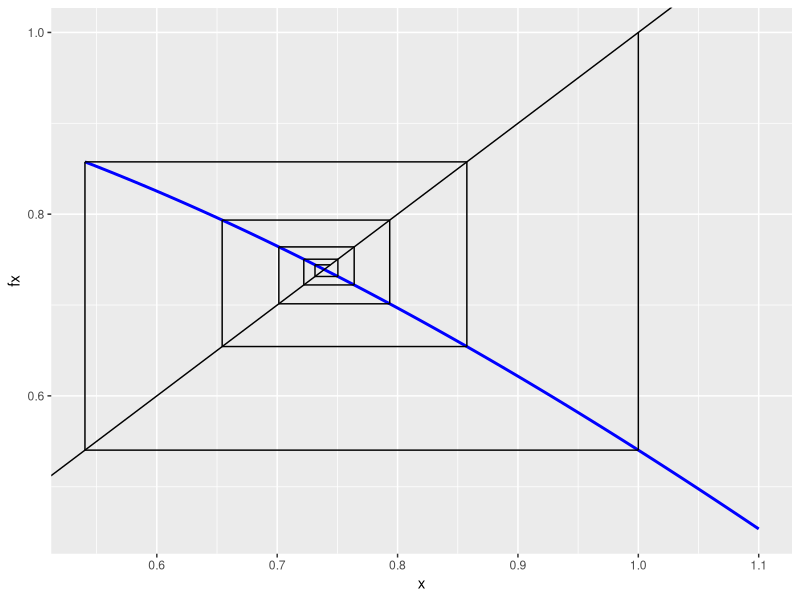
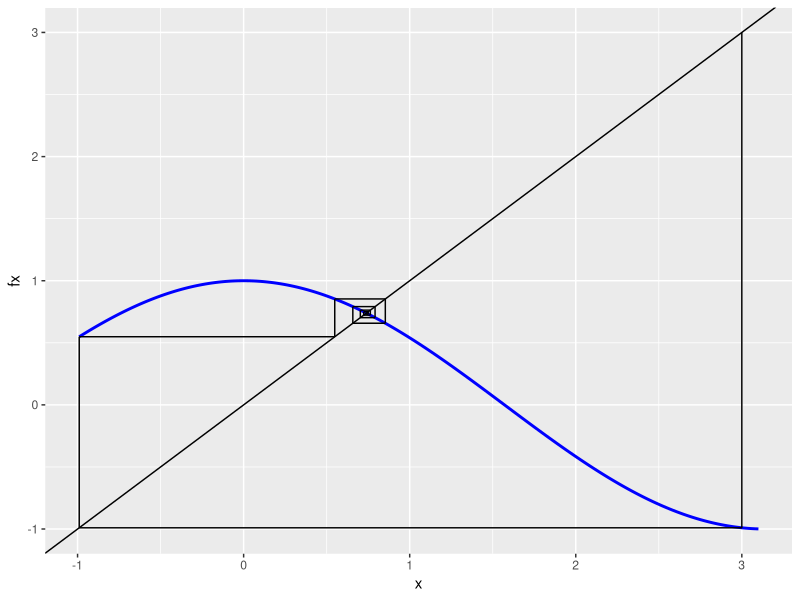
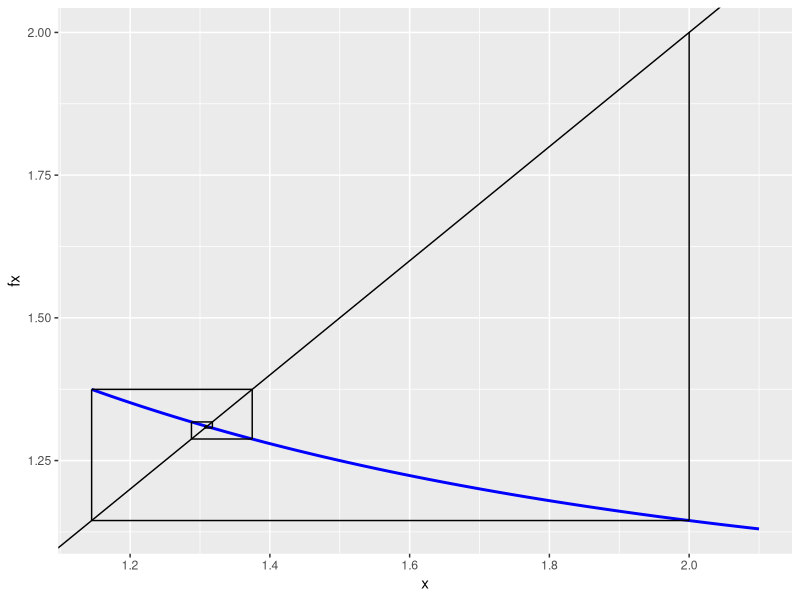
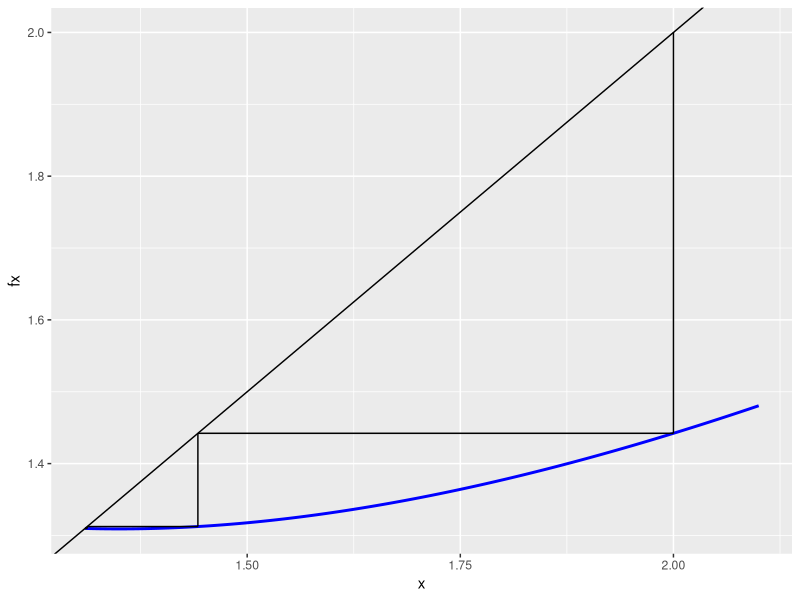
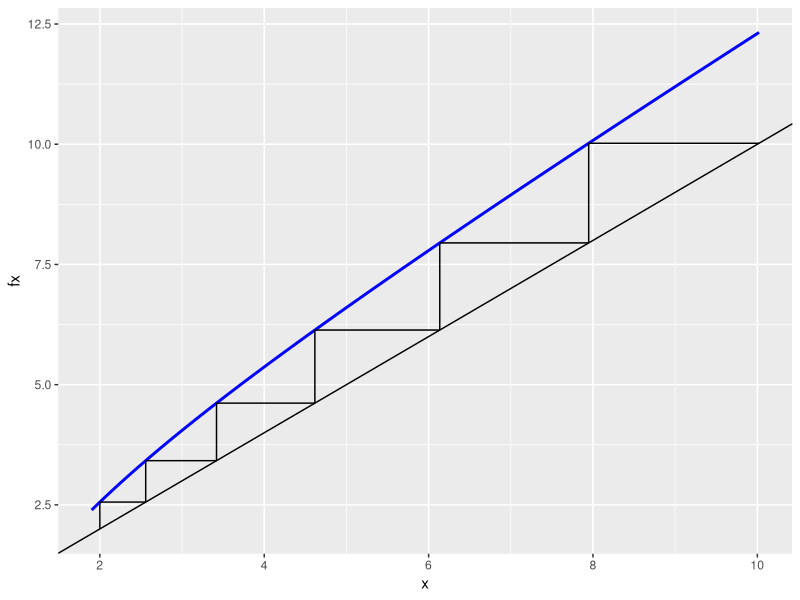
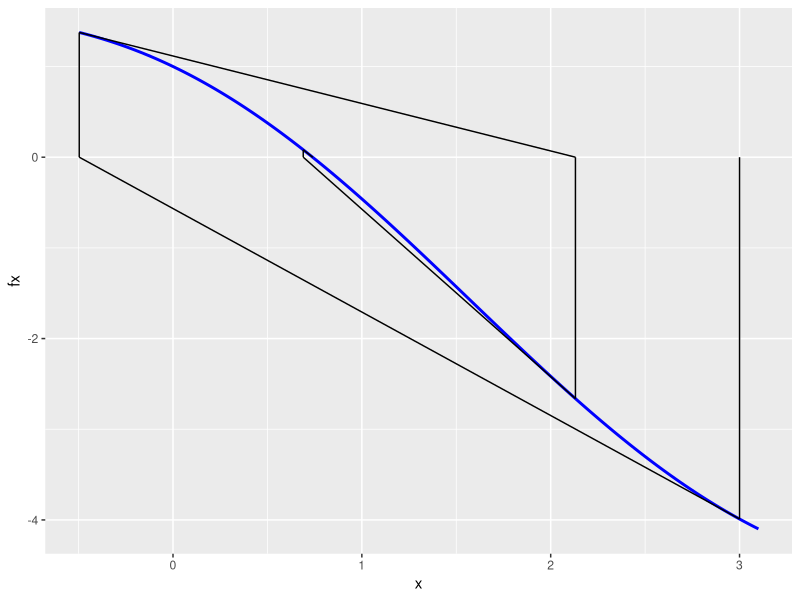
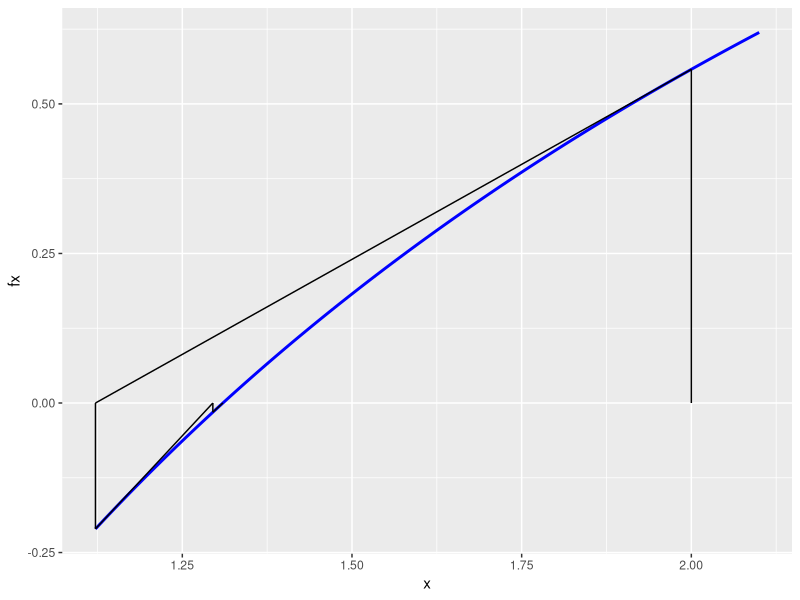
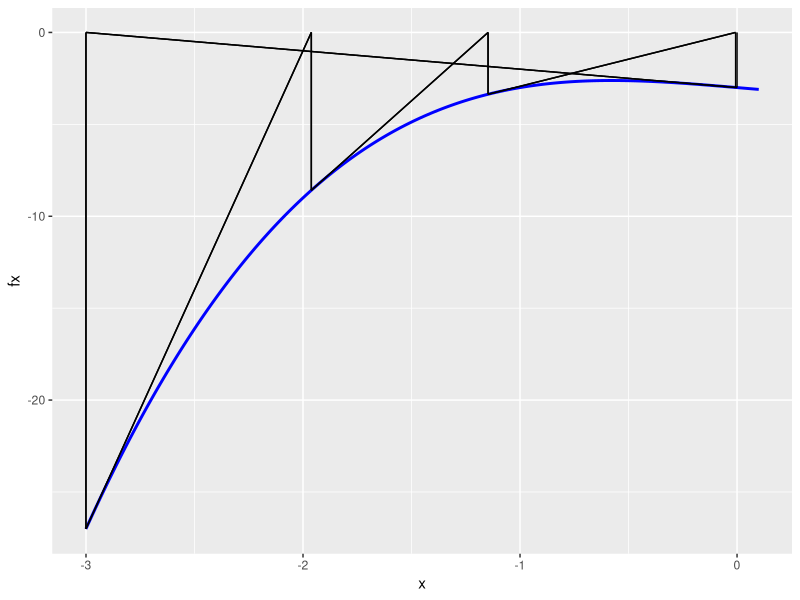

These charts were generated, in order, by the following R code:
## ---- chunk 1
library(ggplot2)
fixedpoint_show <- function(ftn, x0, iter = 5){
  # applies fixed-point method to find x such that ftn(x) == x

  # df_points is used to track each update
  # it will be used to plot the line segments showing each update
  # each line segment connects the points (x1,y1) to (x2,y2)
  df_points <- data.frame(x1=numeric(0),y1=numeric(0),x2=numeric(0),y2=numeric(0))
  
  xnew <- x0
  cat("Starting value is:", xnew, "\n")
  
  # iterate the fixed point algorithm
  for(i in 1:iter){
    xold <- xnew
    xnew <- ftn(xold)
    cat("Next value of x is:", xnew, "\n")
    
    df_points[2*i-1,] <- c(xold, xold, xold, xnew) # vertical (x1 = x2)
    df_points[2*i,] <- c(xold, xnew, xnew, xnew)   # horizontal (y1 = y2)
  }

  ### use ggplot to plot the function and the segments for each iteration
  # determine the limits to use
  x_start <- min(df_points$x1, df_points$x2, x0 - .1) # start is the min of these values
  x_end <- max(df_points$x1, df_points$x2, x0 + .1)   # end is the max of these values
  
  x <- seq(x_start, x_end, length.out = 200)
  fx <- rep(NA, length(x))
  for (i in seq_along(x)) {
    fx[i] <- ftn(x[i])
  }
  function_data <- data.frame(x, fx)
  
  p <- ggplot(function_data, aes(x = x, y = fx)) + geom_line(colour = "blue", size=1) +  # plot the function
    geom_segment(aes(x = x1, y = y1, xend = x2, yend = y2), data = df_points) + # plot the segments, we specify that a different data frame is used here
    geom_abline(intercept = 0, slope = 1) # plot the line y = x
  
  print(p) # produce the plot
  return(xnew)
}

## Part a, x0 = 1
f <- function(x) cos(x)
fixedpoint_show(f, 1, iter=10)
## ---- chunk 2
## Part a, x0 = 3
f <- function(x) cos(x)
fixedpoint_show(f, 3, iter=10)
## ---- chunk 3
## Part b, x0 = 2
f <- function(x) (exp (exp(-x)))
fixedpoint_show(f, 2, iter=10)
## ---- chunk 4
## Part c, x0 = 2
f <- function(x) (x-log(x)+ exp(-x))
fixedpoint_show(f, 2, iter=10)
## ---- chunk 5
## Part d, x0 = 2
f <- function(x) (x+log(x)- exp(-x))
fixedpoint_show(f, 2, iter=6)
## ---- chunk 6
newtonraphson_show <- function(ftn, x0, iter = 5) {
  # applies Newton-Raphson to find x such that ftn(x)[1] == 0
  # ftn is a function of x. it returns two values, f(x) and f'(x)
  # x0 is the starting point
  
  # df_points is used to track each update
  df_points <- data.frame(x1=numeric(0),y1=numeric(0),x2=numeric(0),y2=numeric(0))
  
  xnew <- x0
  cat("Starting value is:", xnew, "\n")
  
  # the algorithm
  for(i in 1:iter){
    xold <- xnew
    f_xold <- ftn(xold)
    xnew <- xold - f_xold[1]/f_xold[2]
    cat("Next x value:", xnew, "\n")
    
    # the line segments. You will need to replace the NAs with the appropriate values
    df_points[2*i-1,] <- c(xold, 0, xold, f_xold[1]) # vertical segment 
    df_points[2*i,] <- c(xnew, 0, xold, f_xold[1])   # tangent segment 
  }
  
  x_start <- min(df_points$x1, df_points$x2, x0 - .1)
  x_end <- max(df_points$x1, df_points$x2, x0 + .1)   
  
   x <- seq(x_start, x_end, length.out = 200)
  fx <- rep(NA, length(x))
  for (i in seq_along(x)) {
    fx[i] <- ftn(x[i])[1]
  }
  function_data <- data.frame(x, fx)
  
  
  p <- ggplot(function_data, aes(x = x, y = fx)) + geom_line(colour = "blue", size=1) +
  
  geom_segment(aes(x = x1, y = y1, xend = x2, yend = y2), data = df_points)  # plot the segments, we specify that a different data frame is used here
  
 
   
  print(p) 
  return(xnew)
}


## Part a
# example of how your functions could be written
a <- function(x){
  f <- cos(x) - x   # f(x)
  d <- -sin(x) - 1  # f'(x)
  return(c(f,d))
} 

newtonraphson_show(a, 3, iter = 8)
## ---- chunk 7
# after a total of six iterations, my value is  0.7390851


## Part b
b <- function(x){
  f <- log(x)-exp(-x)
  d <- (1/x) + exp(-x)
  return(c(f,d))
}
newtonraphson_show(b, 2, iter = 8)
## ---- chunk 8
# after a total of eight iteration, my value is 1.3098



## Part c
cf <- function(x){
  f <- x^3-x-3
  d <- 3*(x^2) -1
  return(c(f,d))
}
newtonraphson_show(cf, 0, iter = 8)
## ---- chunk 9
# after a total of eight iteration, my value is -0.007256248



## Part d
df <- function(x){
  f <- x^3-7*x^2+14*x-8
  d <- 3*(x^2) -14*x +14
  return(c(f,d))
}
newtonraphson_show(df, 1.1, iter = 8)
## ---- chunk 10
newtonraphson_show(df, 1.3, iter = 8)
newtonraphson_show(df, 1.4, iter = 8)
newtonraphson_show(df, 1.5, iter = 8)
newtonraphson_show(df, 1.6, iter = 8)
newtonraphson_show(df, 1.7, iter = 8)
## ---- chunk 11
library(ggplot2)
secant_show <- function(ftn, x0, x1, iter = 5) {
  # applies Newton-Raphson to find x such that ftn(x)[1] == 0
  # ftn is a function of x. it returns two values, f(x) and f'(x)
  # x0 is the starting point
  
  # df_points is used to track each update
  df_points <- data.frame(x1=numeric(0),y1=numeric(0),x2=numeric(0),y2=numeric(0))
  
  xnew1 <- x0
  xnew2 <- x1
  
  cat("Starting value is:", xnew1, "\n")
  
  # the algorithm
  for(i in 1:iter){
    xold1 <- xnew1
    xold2 <- xnew2
    fold1 <- ftn(xold1)
    fold2 <- ftn(xold2)
    xnew2 <- xold2 - fold2*(xold2-xold1)/(fold2-fold1)
    xnew1 <- xold2
    fnew1 <- ftn(xnew1)
    fnew2 <- ftn(xnew2)
    cat("Next x value:", xnew2, "\n")
    
    # the line segments. You will need to replace the NAs with the appropriate values
    df_points[3*i-2,] <- c(xnew1, 0, xnew1, fnew1) 
    df_points[3*i-1,] <- c(xold1, fold1, xold2, fold2)  
    df_points[3*i, ] <- c(xnew2, 0, xold1, fold1)
  }
  
  x_start <- min(df_points$x1, df_points$x2, x0 - .1)
  x_end <- max(df_points$x1, df_points$x2, x0 + .1)   
  
  x <- seq(x_start, x_end, length.out = 200)
  fx <- rep(NA, length(x))
  for (i in seq_along(x)) {
    fx[i] <- ftn(x[i])
  }
  function_data <- data.frame(x, fx)
  
  
  p <- ggplot(function_data, aes(x = x, y = fx)) + geom_line(colour = "blue", size=1) +
    
    geom_segment(aes(x = x1, y = y1, xend = x2, yend = y2), data = df_points)  # plot the segments, we specify that a different data frame is used here
  
  
  print(p) 
  return(xnew2)
}

a <- function(x){
  f <- log(x) - exp(-x)
  return(f)
} 

secant_show(a, 1, 2)
## ---- chunk 12
## Part b
b <- function(x) {
 f <- x^2 - 0.5
    return(f)
}
secant_show(b,4,3.5)
## ---- chunk 13
##### A modifcation of code provided by Eric Cai
golden = function(f, lower, upper, tolerance = 1e-5)
{
   golden.ratio = 2/(sqrt(5) + 1)

   ## Use the golden ratio to find the initial test points
   x1 <- lower + golden.ratio * (upper - lower)
   x2 <- upper - golden.ratio * (upper - lower)
   
   ## the arrangement of points is:
   ## lower ----- x2 --- x1 ----- upper

   ### Evaluate the function at the test points
   f1 <- f(x1)
   f2 <- f(x2)

   while (abs(upper - lower) > tolerance) {
        if (f2 > f1) {
        # the minimum is to the right of x2
        lower <- x2  # x2 becomes the new lower bound
        x2 <- x1     # x1 becomes the new x2
        f2 <- f1     # f(x1) now becomes f(x2)
        x1 <- lower + golden.ratio * (upper - lower)  
        f1 <- f(x1)  # calculate new x1 and f(x1)
        } else {
        # then the minimum is to the left of x1
        upper <- x1  # x1 becomes the new upper bound
        x1 <- x2     # x2 becomes the new x1
        f1 <- f2
        x2 <- upper - golden.ratio * (upper - lower)
        f2 <- f(x2)  # calculate new x2 and f(x2)
        }
    }
    (lower + upper)/2 # the returned value is the midpoint of the bounds
}
## ---- chunk 14
f <- function(x){ (x - 3)^2 }
golden(f, 0, 10)
## ---- chunk 15
g <- function(x,y) { 
    5 * x ^ 2 - 6 * x * y + 5 * y ^ 2
}
x <- seq(-1.5,1, len=100)
y <- seq(-1.5,1, len=100)
## ---- chunk 16
# or use contour
z <- outer(x,y,g)
contour(x,y,z, levels = seq(.5,5,by=.9)) # code to plot contour lines

# write your code here

  conx <- -1.5
  cony <- -1.5
  oldx <- -1.5
  oldy <- -1.5
  for (i in 1:15) {

  gxnew <- function(x) 5 * x ^ 2 - 6 * x * cony + 5 * cony ^ 2
  conx <- golden(gxnew, -1.5, 1.5)
  
  gynew <- function(y)  5 * conx ^ 2 - 6 * conx * y + 5 * y ^ 2
  cony <- golden(gynew, -1.5, 1.5)
  


 # lines(c(oldx, conx, conx), c(oldy, oldy, cony), col="red")
   segments(oldx, oldy, conx, oldy,col="red")
   segments(conx, oldy, conx, cony,col="red")
   
  cat("The minimum in x direction is:", conx,"The minimum in y direction is:", cony, "\n")
  
  if(abs(conx-oldx) < 1e-5) break
  
   oldx <- conx 
   oldy <- cony 
  
  }
